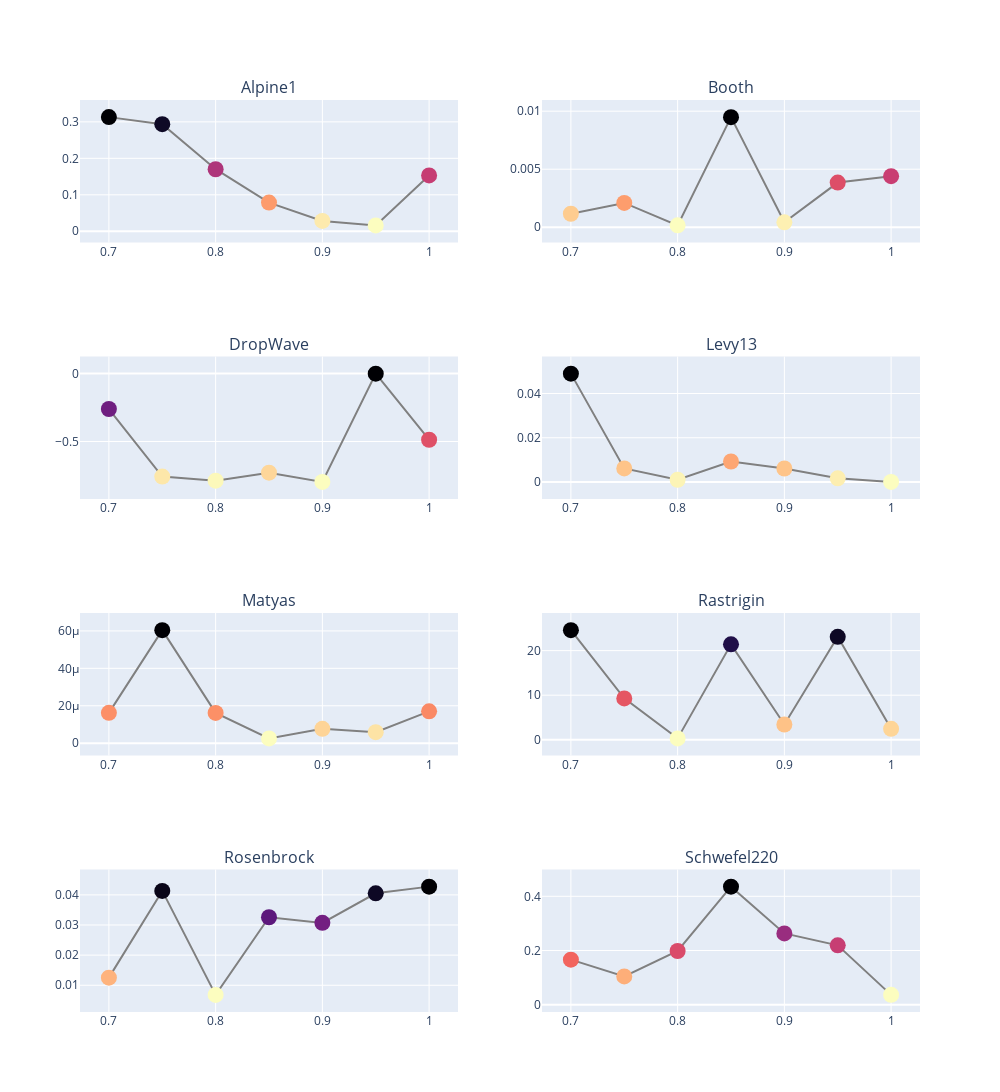

The cell this chart's notebook holds for it:
### Code cell
rows=4
cols=2
functions = [Matyas, Rastrigin, Booth, Rosenbrock, Levy13, Alpine1, Schwefel220, DropWave]
fig = make_subplots(rows=rows, cols=cols,
                    subplot_titles=("Alpine1", "Booth", "DropWave", "Levy13", "Matyas", "Rastrigin", "Rosenbrock",
                                    "Schwefel220"))

i=0
j=0
for f in ["Alpine1", "Booth", "DropWave", "Levy13", "Matyas", "Rastrigin", "Rosenbrock",  "Schwefel220"]:
    x = clonalgTest7[clonalgTest7['Function']==f]['k'].astype(float)
    y = clonalgTest7[clonalgTest7['Function']==f]['Value'].astype(float)
    fig.add_trace(
        go.Scatter(x=x, y=y, mode='lines+markers', name=f, line=dict(color='gray'), marker=dict(size=16, color=y,
                                                                            colorscale='Magma_r', showscale=False),
                  showlegend=False),
        row=int( (i%rows) + 1), col= (j % cols) + 1
    )
    i+=0.5
    j+=1


fig.update_layout(height=2000, width=1000)
fig.show()

### Figure 1 — Plotly figure (JSON) as saved in the notebook; plotly's stock layout.template omitted (floating-point values rounded to 4 significant figures)
{"data": [{"line": {"color": "gray"}, "marker": {"color": [0.3129, 0.2935, 0.1701, 0.07868, 0.02839, 0.0162, 0.1531], "colorscale": [[0, "#fcfdbf"], [0.1111, "#feca8d"], [0.2222, "#fd9668"], [0.3333, "#f1605d"], [0.4444, "#cd4071"], [0.5556, "#9e2f7f"], [0.6667, "#721f81"], [0.7778, "#440f76"], [0.8889, "#180f3d"], [1, "#000004"]], "showscale": false, "size": 16}, "mode": "lines+markers", "name": "Alpine1", "showlegend": false, "type": "scatter", "x": [0.7, 0.75, 0.8, 0.85, 0.9, 0.95, 1], "xaxis": "x", "y": [0.3129, 0.2935, 0.1701, 0.07868, 0.02839, 0.0162, 0.1531], "yaxis": "y"}, {"line": {"color": "gray"}, "marker": {"color": [0.001163, 0.002094, 0.0001616, 0.00949, 0.0004246, 0.003849, 0.0044], "colorscale": [[0, "#fcfdbf"], [0.1111, "#feca8d"], [0.2222, "#fd9668"], [0.3333, "#f1605d"], [0.4444, "#cd4071"], [0.5556, "#9e2f7f"], [0.6667, "#721f81"], [0.7778, "#440f76"], [0.8889, "#180f3d"], [1, "#000004"]], "showscale": false, "size": 16}, "mode": "lines+markers", "name": "Booth", "showlegend": false, "type": "scatter", "x": [0.7, 0.75, 0.8, 0.85, 0.9, 0.95, 1], "xaxis": "x2", "y": [0.001163, 0.002094, 0.0001616, 0.00949, 0.0004246, 0.003849, 0.0044], "yaxis": "y2"}, {"line": {"color": "gray"}, "marker": {"color": [-0.2613, -0.7581, -0.7879, -0.7294, -0.7968, -0.001259, -0.4871], "colorscale": [[0, "#fcfdbf"], [0.1111, "#feca8d"], [0.2222, "#fd9668"], [0.3333, "#f1605d"], [0.4444, "#cd4071"], [0.5556, "#9e2f7f"], [0.6667, "#721f81"], [0.7778, "#440f76"], [0.8889, "#180f3d"], [1, "#000004"]], "showscale": false, "size": 16}, "mode": "lines+markers", "name": "DropWave", "showlegend": false, "type": "scatter", "x": [0.7, 0.75, 0.8, 0.85, 0.9, 0.95, 1], "xaxis": "x3", "y": [-0.2613, -0.7581, -0.7879, -0.7294, -0.7968, -0.001259, -0.4871], "yaxis": "y3"}, {"line": {"color": "gray"}, "marker": {"color": [0.04899, 0.006133, 0.001006, 0.009243, 0.006108, 0.001664, 4.556e-05], "colorscale": [[0, "#fcfdbf"], [0.1111, "#feca8d"], [0.2222, "#fd9668"], [0.3333, "#f1605d"], [0.4444, "#cd4071"], [0.5556, "#9e2f7f"], [0.6667, "#721f81"], [0.7778, "#440f76"], [0.8889, "#180f3d"], [1, "#000004"]], "showscale": false, "size": 16}, "mode": "lines+markers", "name": "Levy13", "showlegend": false, "type": "scatter", "x": [0.7, 0.75, 0.8, 0.85, 0.9, 0.95, 1], "xaxis": "x4", "y": [0.04899, 0.006133, 0.001006, 0.009243, 0.006108, 0.001664, 4.556e-05], "yaxis": "y4"}, {"line": {"color": "gray"}, "marker": {"color": [1.621e-05, 6.042e-05, 1.619e-05, 2.568e-06, 7.689e-06, 5.861e-06, 1.701e-05], "colorscale": [[0, "#fcfdbf"], [0.1111, "#feca8d"], [0.2222, "#fd9668"], [0.3333, "#f1605d"], [0.4444, "#cd4071"], [0.5556, "#9e2f7f"], [0.6667, "#721f81"], [0.7778, "#440f76"], [0.8889, "#180f3d"], [1, "#000004"]], "showscale": false, "size": 16}, "mode": "lines+markers", "name": "Matyas", "showlegend": false, "type": "scatter", "x": [0.7, 0.75, 0.8, 0.85, 0.9, 0.95, 1], "xaxis": "x5", "y": [1.621e-05, 6.042e-05, 1.619e-05, 2.568e-06, 7.689e-06, 5.861e-06, 1.701e-05], "yaxis": "y5"}, {"line": {"color": "gray"}, "marker": {"color": [24.59, 9.284, 0.3217, 21.4, 3.431, 23.09, 2.458], "colorscale": [[0, "#fcfdbf"], [0.1111, "#feca8d"], [0.2222, "#fd9668"], [0.3333, "#f1605d"], [0.4444, "#cd4071"], [0.5556, "#9e2f7f"], [0.6667, "#721f81"], [0.7778, "#440f76"], [0.8889, "#180f3d"], [1, "#000004"]], "showscale": false, "size": 16}, "mode": "lines+markers", "name": "Rastrigin", "showlegend": false, "type": "scatter", "x": [0.7, 0.75, 0.8, 0.85, 0.9, 0.95, 1], "xaxis": "x6", "y": [24.59, 9.284, 0.3217, 21.4, 3.431, 23.09, 2.458], "yaxis": "y6"}, {"line": {"color": "gray"}, "marker": {"color": [0.01254, 0.04131, 0.006816, 0.03256, 0.03071, 0.04051, 0.04274], "colorscale": [[0, "#fcfdbf"], [0.1111, "#feca8d"], [0.2222, "#fd9668"], [0.3333, "#f1605d"], [0.4444, "#cd4071"], [0.5556, "#9e2f7f"], [0.6667, "#721f81"], [0.7778, "#440f76"], [0.8889, "#180f3d"], [1, "#000004"]], "showscale": false, "size": 16}, "mode": "lines+markers", "name": "Rosenbrock", "showlegend": false, "type": "scatter", "x": [0.7, 0.75, 0.8, 0.85, 0.9, 0.95, 1], "xaxis": "x7", "y": [0.01254, 0.04131, 0.006816, 0.03256, 0.03071, 0.04051, 0.04274], "yaxis": "y7"}, {"line": {"color": "gray"}, "marker": {"color": [0.1663, 0.1045, 0.1983, 0.4357, 0.2632, 0.2191, 0.03633], "colorscale": [[0, "#fcfdbf"], [0.1111, "#feca8d"], [0.2222, "#fd9668"], [0.3333, "#f1605d"], [0.4444, "#cd4071"], [0.5556, "#9e2f7f"], [0.6667, "#721f81"], [0.7778, "#440f76"], [0.8889, "#180f3d"], [1, "#000004"]], "showscale": false, "size": 16}, "mode": "lines+markers", "name": "Schwefel220", "showlegend": false, "type": "scatter", "x": [0.7, 0.75, 0.8, 0.85, 0.9, 0.95, 1], "xaxis": "x8", "y": [0.1663, 0.1045, 0.1983, 0.4357, 0.2632, 0.2191, 0.03633], "yaxis": "y8"}], "layout": {"annotations": [{"font": {"size": 16}, "showarrow": false, "text": "Alpine1", "x": 0.225, "xanchor": "center", "xref": "paper", "y": 1, "yanchor": "bottom", "yref": "paper"}, {"font": {"size": 16}, "showarrow": false, "text": "Booth", "x": 0.775, "xanchor": "center", "xref": "paper", "y": 1, "yanchor": "bottom", "yref": "paper"}, {"font": {"size": 16}, "showarrow": false, "text": "DropWave", "x": 0.225, "xanchor": "center", "xref": "paper", "y": 0.7188, "yanchor": "bottom", "yref": "paper"}, {"font": {"size": 16}, "showarrow": false, "text": "Levy13", "x": 0.775, "xanchor": "center", "xref": "paper", "y": 0.7188, "yanchor": "bottom", "yref": "paper"}, {"font": {"size": 16}, "showarrow": false, "text": "Matyas", "x": 0.225, "xanchor": "center", "xref": "paper", "y": 0.4375, "yanchor": "bottom", "yref": "paper"}, {"font": {"size": 16}, "showarrow": false, "text": "Rastrigin", "x": 0.775, "xanchor": "center", "xref": "paper", "y": 0.4375, "yanchor": "bottom", "yref": "paper"}, {"font": {"size": 16}, "showarrow": false, "text": "Rosenbrock", "x": 0.225, "xanchor": "center", "xref": "paper", "y": 0.1562, "yanchor": "bottom", "yref": "paper"}, {"font": {"size": 16}, "showarrow": false, "text": "Schwefel220", "x": 0.775, "xanchor": "center", "xref": "paper", "y": 0.1562, "yanchor": "bottom", "yref": "paper"}], "height": 2000, "width": 1000, "xaxis": {"anchor": "y", "domain": [0, 0.45]}, "xaxis2": {"anchor": "y2", "domain": [0.55, 1]}, "xaxis3": {"anchor": "y3", "domain": [0, 0.45]}, "xaxis4": {"anchor": "y4", "domain": [0.55, 1]}, "xaxis5": {"anchor": "y5", "domain": [0, 0.45]}, "xaxis6": {"anchor": "y6", "domain": [0.55, 1]}, "xaxis7": {"anchor": "y7", "domain": [0, 0.45]}, "xaxis8": {"anchor": "y8", "domain": [0.55, 1]}, "yaxis": {"anchor": "x", "domain": [0.8438, 1]}, "yaxis2": {"anchor": "x2", "domain": [0.8438, 1]}, "yaxis3": {"anchor": "x3", "domain": [0.5625, 0.7188]}, "yaxis4": {"anchor": "x4", "domain": [0.5625, 0.7188]}, "yaxis5": {"anchor": "x5", "domain": [0.2812, 0.4375]}, "yaxis6": {"anchor": "x6", "domain": [0.2812, 0.4375]}, "yaxis7": {"anchor": "x7", "domain": [0, 0.1562]}, "yaxis8": {"anchor": "x8", "domain": [0, 0.1562]}}}
